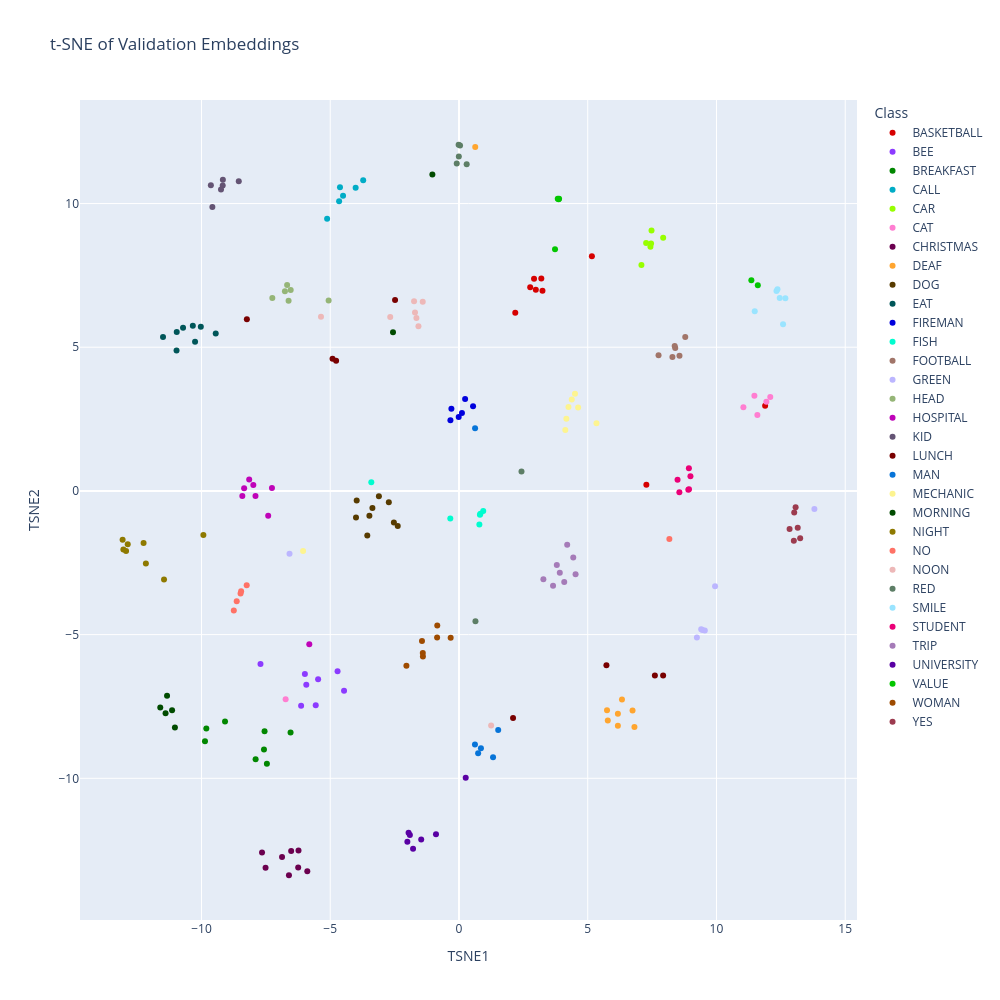

Notebook cell for this chart:
### Code cell
embeddings = val["embeddings"]
labels = val["labels"]
id_to_label = val["id_to_label"]

class_names = [id_to_label[label] for label in labels]

tsne = TSNE(
    n_components=2,
    perplexity=30,
    learning_rate="auto",
    init="pca",
    random_state=42
)

embeddings_2d = tsne.fit_transform(embeddings)

df = pd.DataFrame({
    "TSNE1": embeddings_2d[:, 0],
    "TSNE2": embeddings_2d[:, 1],
    "Class": class_names
})

palette_100 = cc.glasbey[:100]

fig = px.scatter(
    df,
    x="TSNE1",
    y="TSNE2",
    color="Class",
    title="t-SNE of Validation Embeddings",
    width=1000,
    height=1000,
    color_discrete_sequence=palette_100
)

fig.show()

### Figure 1 — Plotly figure (JSON) as saved in the notebook; plotly's stock layout.template omitted (floating-point values rounded to 4 significant figures)
{"data": [{"hovertemplate": "Class=BASKETBALL<br>TSNE1=%{x}<br>TSNE2=%{y}<extra></extra>", "legendgroup": "BASKETBALL", "marker": {"color": "#d60000", "symbol": "circle"}, "mode": "markers", "name": "BASKETBALL", "orientation": "v", "showlegend": true, "type": "scatter", "x": [11.89, 7.277, 2.186, 2.915, 2.984, 2.766, 5.162, 3.197, 3.243], "xaxis": "x", "y": [2.961, 0.2161, 6.198, 7.382, 6.999, 7.084, 8.168, 7.39, 6.968], "yaxis": "y"}, {"hovertemplate": "Class=BEE<br>TSNE1=%{x}<br>TSNE2=%{y}<extra></extra>", "legendgroup": "BEE", "marker": {"color": "#8c3bff", "symbol": "circle"}, "mode": "markers", "name": "BEE", "orientation": "v", "showlegend": true, "type": "scatter", "x": [-6.131, -5.93, -7.709, -4.715, -5.471, -5.983, -5.563, -4.463], "xaxis": "x", "y": [-7.473, -6.743, -6.021, -6.273, -6.55, -6.367, -7.46, -6.951], "yaxis": "y"}, {"hovertemplate": "Class=BREAKFAST<br>TSNE1=%{x}<br>TSNE2=%{y}<extra></extra>", "legendgroup": "BREAKFAST", "marker": {"color": "#018700", "symbol": "circle"}, "mode": "markers", "name": "BREAKFAST", "orientation": "v", "showlegend": true, "type": "scatter", "x": [-7.459, -9.085, -6.541, -7.55, -7.573, -9.864, -9.812, -7.898], "xaxis": "x", "y": [-9.495, -8.027, -8.409, -8.36, -8.998, -8.709, -8.262, -9.334], "yaxis": "y"}, {"hovertemplate": "Class=CALL<br>TSNE1=%{x}<br>TSNE2=%{y}<extra></extra>", "legendgroup": "CALL", "marker": {"color": "#00acc6", "symbol": "circle"}, "mode": "markers", "name": "CALL", "orientation": "v", "showlegend": true, "type": "scatter", "x": [-4.655, -4.013, -3.72, -4.502, -5.121, -4.621], "xaxis": "x", "y": [10.08, 10.55, 10.81, 10.27, 9.467, 10.57], "yaxis": "y"}, {"hovertemplate": "Class=CAR<br>TSNE1=%{x}<br>TSNE2=%{y}<extra></extra>", "legendgroup": "CAR", "marker": {"color": "#97ff00", "symbol": "circle"}, "mode": "markers", "name": "CAR", "orientation": "v", "showlegend": true, "type": "scatter", "x": [7.93, 7.268, 7.086, 7.478, 7.435, 7.46], "xaxis": "x", "y": [8.81, 8.629, 7.863, 9.063, 8.492, 8.613], "yaxis": "y"}, {"hovertemplate": "Class=CAT<br>TSNE1=%{x}<br>TSNE2=%{y}<extra></extra>", "legendgroup": "CAT", "marker": {"color": "#ff7ed1", "symbol": "circle"}, "mode": "markers", "name": "CAT", "orientation": "v", "showlegend": true, "type": "scatter", "x": [11.59, -6.732, 11.05, 11.94, 11.47, 12.09], "xaxis": "x", "y": [2.643, -7.248, 2.91, 3.107, 3.315, 3.265], "yaxis": "y"}, {"hovertemplate": "Class=CHRISTMAS<br>TSNE1=%{x}<br>TSNE2=%{y}<extra></extra>", "legendgroup": "CHRISTMAS", "marker": {"color": "#6b004f", "symbol": "circle"}, "mode": "markers", "name": "CHRISTMAS", "orientation": "v", "showlegend": true, "type": "scatter", "x": [-6.603, -6.517, -5.89, -6.871, -7.511, -6.232, -7.649, -6.244], "xaxis": "x", "y": [-13.37, -12.53, -13.23, -12.74, -13.11, -12.51, -12.58, -13.1], "yaxis": "y"}, {"hovertemplate": "Class=DEAF<br>TSNE1=%{x}<br>TSNE2=%{y}<extra></extra>", "legendgroup": "DEAF", "marker": {"color": "#ffa52f", "symbol": "circle"}, "mode": "markers", "name": "DEAF", "orientation": "v", "showlegend": true, "type": "scatter", "x": [6.814, 6.172, 6.741, 6.33, 5.75, 5.779, 0.6312, 6.171], "xaxis": "x", "y": [-8.211, -7.751, -7.645, -7.261, -7.63, -7.991, 11.97, -8.168], "yaxis": "y"}, {"hovertemplate": "Class=DOG<br>TSNE1=%{x}<br>TSNE2=%{y}<extra></extra>", "legendgroup": "DOG", "marker": {"color": "#573b00", "symbol": "circle"}, "mode": "markers", "name": "DOG", "orientation": "v", "showlegend": true, "type": "scatter", "x": [-3.362, -2.378, -3.973, -3.11, -3.999, -3.479, -2.529, -2.724, -3.561], "xaxis": "x", "y": [-0.5977, -1.219, -0.3359, -0.1827, -0.9277, -0.8622, -1.097, -0.3923, -1.551], "yaxis": "y"}, {"hovertemplate": "Class=EAT<br>TSNE1=%{x}<br>TSNE2=%{y}<extra></extra>", "legendgroup": "EAT", "marker": {"color": "#005659", "symbol": "circle"}, "mode": "markers", "name": "EAT", "orientation": "v", "showlegend": true, "type": "scatter", "x": [-10.97, -9.446, -11.49, -10.72, -10.96, -10.25, -10.03, -10.34], "xaxis": "x", "y": [4.886, 5.477, 5.353, 5.68, 5.527, 5.19, 5.709, 5.749], "yaxis": "y"}, {"hovertemplate": "Class=FIREMAN<br>TSNE1=%{x}<br>TSNE2=%{y}<extra></extra>", "legendgroup": "FIREMAN", "marker": {"color": "#0000dd", "symbol": "circle"}, "mode": "markers", "name": "FIREMAN", "orientation": "v", "showlegend": true, "type": "scatter", "x": [0.5468, -0.2943, -0.3324, 0.238, -0.01075, 0.1154], "xaxis": "x", "y": [2.945, 2.86, 2.46, 3.201, 2.571, 2.709], "yaxis": "y"}, {"hovertemplate": "Class=FISH<br>TSNE1=%{x}<br>TSNE2=%{y}<extra></extra>", "legendgroup": "FISH", "marker": {"color": "#00fdcf", "symbol": "circle"}, "mode": "markers", "name": "FISH", "orientation": "v", "showlegend": true, "type": "scatter", "x": [-0.3371, -3.405, 0.9425, 0.793, 0.8129, 0.8327], "xaxis": "x", "y": [-0.9595, 0.2996, -0.7014, -1.167, -0.8279, -0.7956], "yaxis": "y"}, {"hovertemplate": "Class=FOOTBALL<br>TSNE1=%{x}<br>TSNE2=%{y}<extra></extra>", "legendgroup": "FOOTBALL", "marker": {"color": "#a17569", "symbol": "circle"}, "mode": "markers", "name": "FOOTBALL", "orientation": "v", "showlegend": true, "type": "scatter", "x": [8.398, 8.563, 8.289, 8.788, 7.75, 8.377], "xaxis": "x", "y": [4.971, 4.702, 4.661, 5.357, 4.721, 5.042], "yaxis": "y"}, {"hovertemplate": "Class=GREEN<br>TSNE1=%{x}<br>TSNE2=%{y}<extra></extra>", "legendgroup": "GREEN", "marker": {"color": "#bcb6ff", "symbol": "circle"}, "mode": "markers", "name": "GREEN", "orientation": "v", "showlegend": true, "type": "scatter", "x": [9.24, 9.454, -6.581, 13.8, 9.547, 9.407, 9.946], "xaxis": "x", "y": [-5.097, -4.837, -2.182, -0.6306, -4.857, -4.814, -3.321], "yaxis": "y"}, {"hovertemplate": "Class=HEAD<br>TSNE1=%{x}<br>TSNE2=%{y}<extra></extra>", "legendgroup": "HEAD", "marker": {"color": "#95b577", "symbol": "circle"}, "mode": "markers", "name": "HEAD", "orientation": "v", "showlegend": true, "type": "scatter", "x": [-5.062, -6.674, -7.249, -6.535, -6.617, -6.759], "xaxis": "x", "y": [6.623, 7.169, 6.714, 6.988, 6.618, 6.946], "yaxis": "y"}, {"hovertemplate": "Class=HOSPITAL<br>TSNE1=%{x}<br>TSNE2=%{y}<extra></extra>", "legendgroup": "HOSPITAL", "marker": {"color": "#bf03b8", "symbol": "circle"}, "mode": "markers", "name": "HOSPITAL", "orientation": "v", "showlegend": true, "type": "scatter", "x": [-7.903, -8.413, -8.147, -7.263, -7.987, -7.409, -8.343, -5.813], "xaxis": "x", "y": [-0.1764, -0.1723, 0.4006, 0.104, 0.2035, -0.8619, 0.09316, -5.332], "yaxis": "y"}, {"hovertemplate": "Class=KID<br>TSNE1=%{x}<br>TSNE2=%{y}<extra></extra>", "legendgroup": "KID", "marker": {"color": "#645474", "symbol": "circle"}, "mode": "markers", "name": "KID", "orientation": "v", "showlegend": true, "type": "scatter", "x": [-9.175, -9.577, -9.169, -9.635, -9.242, -8.551], "xaxis": "x", "y": [10.63, 9.877, 10.83, 10.63, 10.49, 10.78], "yaxis": "y"}, {"hovertemplate": "Class=LUNCH<br>TSNE1=%{x}<br>TSNE2=%{y}<extra></extra>", "legendgroup": "LUNCH", "marker": {"color": "#790000", "symbol": "circle"}, "mode": "markers", "name": "LUNCH", "orientation": "v", "showlegend": true, "type": "scatter", "x": [-2.482, -4.91, 5.727, 7.929, 2.1, 7.609, -4.771, -8.237], "xaxis": "x", "y": [6.645, 4.599, -6.069, -6.426, -7.903, -6.426, 4.533, 5.977], "yaxis": "y"}, {"hovertemplate": "Class=MAN<br>TSNE1=%{x}<br>TSNE2=%{y}<extra></extra>", "legendgroup": "MAN", "marker": {"color": "#0774d8", "symbol": "circle"}, "mode": "markers", "name": "MAN", "orientation": "v", "showlegend": true, "type": "scatter", "x": [1.523, 0.6258, 0.621, 0.8527, 0.7443, 1.323], "xaxis": "x", "y": [-8.322, 2.177, -8.823, -8.957, -9.128, -9.263], "yaxis": "y"}, {"hovertemplate": "Class=MECHANIC<br>TSNE1=%{x}<br>TSNE2=%{y}<extra></extra>", "legendgroup": "MECHANIC", "marker": {"color": "#fdf490", "symbol": "circle"}, "mode": "markers", "name": "MECHANIC", "orientation": "v", "showlegend": true, "type": "scatter", "x": [4.171, 4.627, -6.054, 4.38, 4.505, 4.129, 4.252, 5.34], "xaxis": "x", "y": [2.51, 2.9, -2.092, 3.179, 3.384, 2.12, 2.918, 2.357], "yaxis": "y"}, {"hovertemplate": "Class=MORNING<br>TSNE1=%{x}<br>TSNE2=%{y}<extra></extra>", "legendgroup": "MORNING", "marker": {"color": "#004b00", "symbol": "circle"}, "mode": "markers", "name": "MORNING", "orientation": "v", "showlegend": true, "type": "scatter", "x": [-1.033, -11.34, -11.14, -11.6, -11.03, -2.562, -11.39], "xaxis": "x", "y": [11.01, -7.128, -7.63, -7.539, -8.23, 5.52, -7.739], "yaxis": "y"}, {"hovertemplate": "Class=NIGHT<br>TSNE1=%{x}<br>TSNE2=%{y}<extra></extra>", "legendgroup": "NIGHT", "marker": {"color": "#8e7900", "symbol": "circle"}, "mode": "markers", "name": "NIGHT", "orientation": "v", "showlegend": true, "type": "scatter", "x": [-12.93, -12.86, -12.25, -9.926, -13.03, -13.06, -11.45, -12.16], "xaxis": "x", "y": [-2.093, -1.857, -1.813, -1.536, -2.036, -1.696, -3.084, -2.526], "yaxis": "y"}, {"hovertemplate": "Class=NO<br>TSNE1=%{x}<br>TSNE2=%{y}<extra></extra>", "legendgroup": "NO", "marker": {"color": "#ff7266", "symbol": "circle"}, "mode": "markers", "name": "NO", "orientation": "v", "showlegend": true, "type": "scatter", "x": [-8.482, -8.632, 8.17, -8.244, -8.745, -8.46], "xaxis": "x", "y": [-3.567, -3.838, -1.675, -3.279, -4.164, -3.491], "yaxis": "y"}, {"hovertemplate": "Class=NOON<br>TSNE1=%{x}<br>TSNE2=%{y}<extra></extra>", "legendgroup": "NOON", "marker": {"color": "#edb8b8", "symbol": "circle"}, "mode": "markers", "name": "NOON", "orientation": "v", "showlegend": true, "type": "scatter", "x": [-1.574, -5.359, -1.744, -1.653, -2.67, -1.408, 1.249, -1.708], "xaxis": "x", "y": [5.726, 6.059, 6.596, 6.019, 6.053, 6.586, -8.16, 6.211], "yaxis": "y"}, {"hovertemplate": "Class=RED<br>TSNE1=%{x}<br>TSNE2=%{y}<extra></extra>", "legendgroup": "RED", "marker": {"color": "#5d7e66", "symbol": "circle"}, "mode": "markers", "name": "RED", "orientation": "v", "showlegend": true, "type": "scatter", "x": [0.2994, -0.08669, 2.428, 0.6404, 0.04125, -0.005398, -0.01401], "xaxis": "x", "y": [11.37, 11.4, 0.6782, -4.532, 12.02, 11.64, 12.05], "yaxis": "y"}, {"hovertemplate": "Class=SMILE<br>TSNE1=%{x}<br>TSNE2=%{y}<extra></extra>", "legendgroup": "SMILE", "marker": {"color": "#9ae4ff", "symbol": "circle"}, "mode": "markers", "name": "SMILE", "orientation": "v", "showlegend": true, "type": "scatter", "x": [12.68, 12.33, 12.59, 11.49, 12.37, 12.46], "xaxis": "x", "y": [6.708, 6.96, 5.798, 6.253, 7.014, 6.717], "yaxis": "y"}, {"hovertemplate": "Class=STUDENT<br>TSNE1=%{x}<br>TSNE2=%{y}<extra></extra>", "legendgroup": "STUDENT", "marker": {"color": "#eb0077", "symbol": "circle"}, "mode": "markers", "name": "STUDENT", "orientation": "v", "showlegend": true, "type": "scatter", "x": [8.907, 8.929, 8.932, 8.559, 8.488, 8.989], "xaxis": "x", "y": [0.04287, 0.7922, 0.05887, -0.04377, 0.3884, 0.5085], "yaxis": "y"}, {"hovertemplate": "Class=TRIP<br>TSNE1=%{x}<br>TSNE2=%{y}<extra></extra>", "legendgroup": "TRIP", "marker": {"color": "#a57bb8", "symbol": "circle"}, "mode": "markers", "name": "TRIP", "orientation": "v", "showlegend": true, "type": "scatter", "x": [4.088, 3.8, 3.915, 4.203, 4.438, 4.529, 3.278, 3.653], "xaxis": "x", "y": [-3.173, -2.575, -2.849, -1.87, -2.315, -2.901, -3.074, -3.302], "yaxis": "y"}, {"hovertemplate": "Class=UNIVERSITY<br>TSNE1=%{x}<br>TSNE2=%{y}<extra></extra>", "legendgroup": "UNIVERSITY", "marker": {"color": "#5900a3", "symbol": "circle"}, "mode": "markers", "name": "UNIVERSITY", "orientation": "v", "showlegend": true, "type": "scatter", "x": [-1.784, 0.2617, -1.906, -1.957, -2.004, -1.466, -0.8932], "xaxis": "x", "y": [-12.45, -9.981, -11.97, -11.89, -12.21, -12.13, -11.94], "yaxis": "y"}, {"hovertemplate": "Class=VALUE<br>TSNE1=%{x}<br>TSNE2=%{y}<extra></extra>", "legendgroup": "VALUE", "marker": {"color": "#03c600", "symbol": "circle"}, "mode": "markers", "name": "VALUE", "orientation": "v", "showlegend": true, "type": "scatter", "x": [3.87, 3.887, 3.73, 11.61, 3.836, 11.36], "xaxis": "x", "y": [10.15, 10.16, 8.406, 7.155, 10.17, 7.333], "yaxis": "y"}, {"hovertemplate": "Class=WOMAN<br>TSNE1=%{x}<br>TSNE2=%{y}<extra></extra>", "legendgroup": "WOMAN", "marker": {"color": "#9e4b00", "symbol": "circle"}, "mode": "markers", "name": "WOMAN", "orientation": "v", "showlegend": true, "type": "scatter", "x": [-2.041, -1.401, -1.437, -1.405, -0.843, -0.3228, -0.8495], "xaxis": "x", "y": [-6.083, -5.765, -5.22, -5.636, -4.682, -5.11, -5.101], "yaxis": "y"}, {"hovertemplate": "Class=YES<br>TSNE1=%{x}<br>TSNE2=%{y}<extra></extra>", "legendgroup": "YES", "marker": {"color": "#9c3b4f", "symbol": "circle"}, "mode": "markers", "name": "YES", "orientation": "v", "showlegend": true, "type": "scatter", "x": [13.16, 13.25, 13.07, 12.84, 13.02, 13.0], "xaxis": "x", "y": [-1.282, -1.647, -0.5673, -1.325, -0.7523, -1.73], "yaxis": "y"}], "layout": {"height": 1000, "legend": {"title": {"text": "Class"}, "tracegroupgap": 0}, "title": {"text": "t-SNE of Validation Embeddings"}, "width": 1000, "xaxis": {"anchor": "y", "domain": [0, 1], "title": {"text": "TSNE1"}}, "yaxis": {"anchor": "x", "domain": [0, 1], "title": {"text": "TSNE2"}}}}
